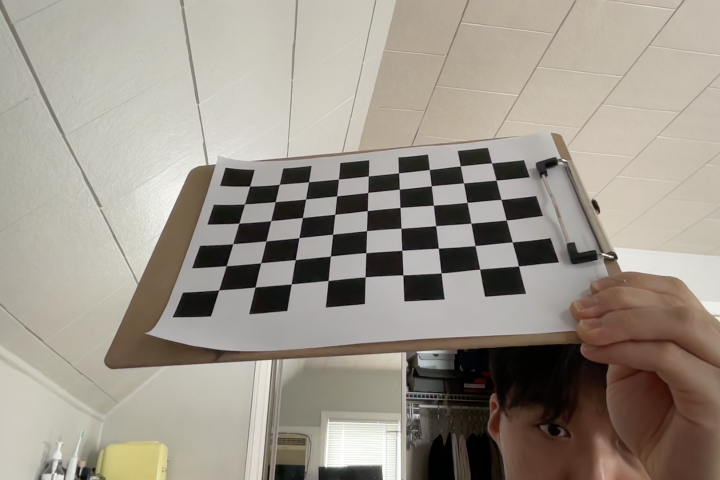
//> input picture Project 4/images/test.jpg, 1440 x 960 px, given in place of the camera (shown at 1/2 size)
$ ./detectFeatures   (built with g++ and OpenCV 4)
//> lines starting //> are read from the running program, lines starting //| are printed output that depends on the picture; after the words box and inside, x2 and y2 are one past the last pixel; in counts of white or black regions, pixels touching at a corner belong together
/**
 * Samuel Lee
 * CS 5330
 * Spring 2024
 * This program detects robust features using Harris corners.
 */

#include "opencv2/opencv.hpp"
#include <iostream>

using namespace std;
using namespace cv;

int main(int argc, char *argv[])
{
  VideoCapture *capdev;

  // open the video device
  capdev = new VideoCapture(0);
  if (!capdev->isOpened())
  {
    printf("Unable to open video device\n");
    return (-1);
  }

  // initialize variables to be used
  Mat image;
  namedWindow("Video Feed", WINDOW_NORMAL);

  // get some properties of the image
  Size refS((int)capdev->get(CAP_PROP_FRAME_WIDTH),
            (int)capdev->get(CAP_PROP_FRAME_HEIGHT));
  printf("Expected size: %d %d\n", refS.width, refS.height);

  // indefinite for loop that breaks based on key press
  for (;;)
  {
    *capdev >> image; // get a new frame from the camera, treat as a stream
//> image is the input picture: 960 rows x 1440 cols, CV_8UC3; mean B, G, R 138.4, 149, 156.4

    // Mat used for harris corners
    Mat resizedImage, gray, dst, dst_norm, dst_norm_scaled;

    // if no frame, exit
    if (image.empty())
    {
      cout << "frame is empty." << endl;
      return (-1);
    }

    // resize image for faster computation
    resize(image, image, Size(), 0.5, 0.5);
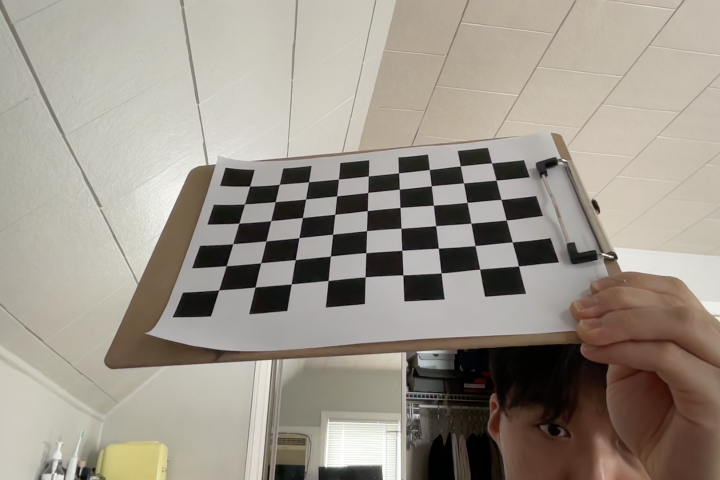
//> image: 480 rows x 720 cols, CV_8UC3; mean B, G, R 138.6, 149.1, 156.5

    // convert to grayscale
    cvtColor(image, gray, COLOR_BGR2GRAY);
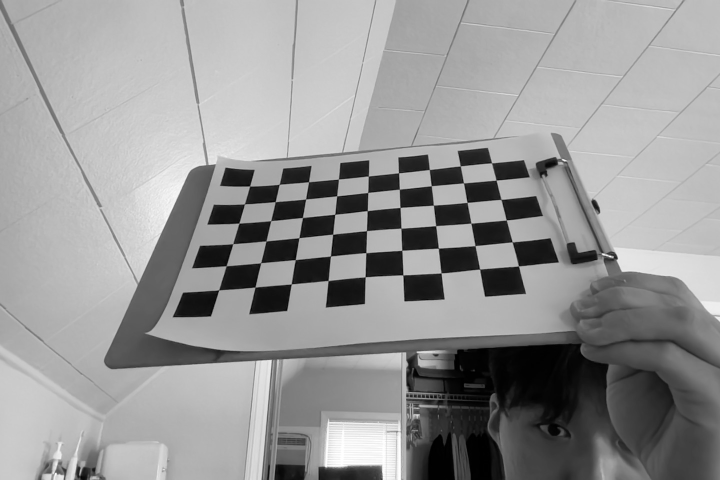
//> gray: 480 rows x 720 cols, CV_8UC1; min 0, max 255, mean 150.2

    // initialize empty Mat for dst
    dst = Mat::zeros(image.size(), CV_32FC1);

    // get harris corners
    cornerHarris(gray, dst, 7, 3, 0.06, BORDER_DEFAULT);
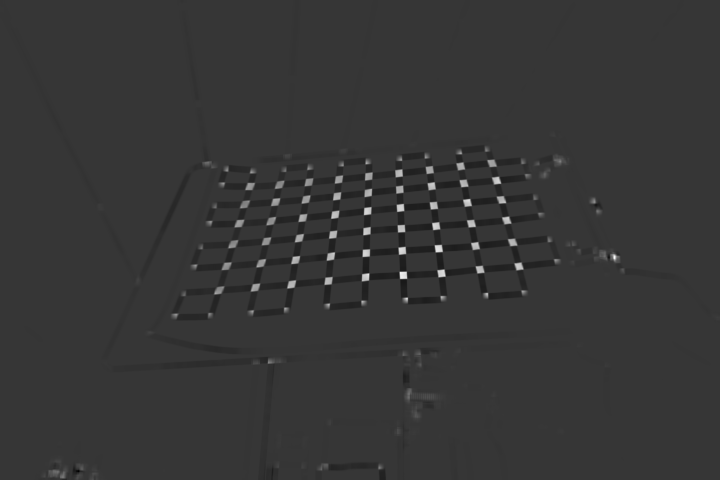
//> dst: 480 rows x 720 cols, CV_32FC1; min -0.00114, max 0.00421, mean 4.34e-06; drawn with min black and max white

    // normalize harris corners Mat
    normalize(dst, dst_norm, 0, 255, NORM_MINMAX, CV_32FC1, Mat());
    convertScaleAbs(dst_norm, dst_norm_scaled);

    // draw circles around each corner found
    for (int i = 0; i < dst_norm.rows; i++)
    {
      // row pointer
      float* rowPtr = dst_norm.ptr<float>(i);

      for (int j = 0; j < dst_norm.cols; j++)
      {
        // threshold for corner detection
        if (rowPtr[j] > 130)
        {
          circle(image, Point(j, i), 5, Scalar(255, 0, 0), 2, 8, 0);
        }
      }
    }
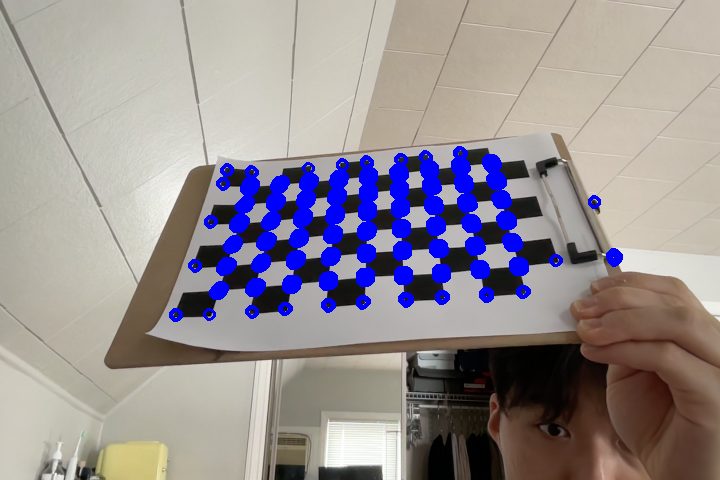
//> image: 480 rows x 720 cols, CV_8UC3; 5.78% of pixels changed, all inside (x1, y1, x2, y2) = (169, 146, 623, 322)

    // see if there is a waiting keystroke
    char keyPressed = waitKey(1);
//> the 'q' key is pressed

    // if user presses 'q' exit program
    if (keyPressed == 'q')
    {
      break;
    }
    imshow("Video Feed", image);
  }
  delete capdev;

  return (0);
}
